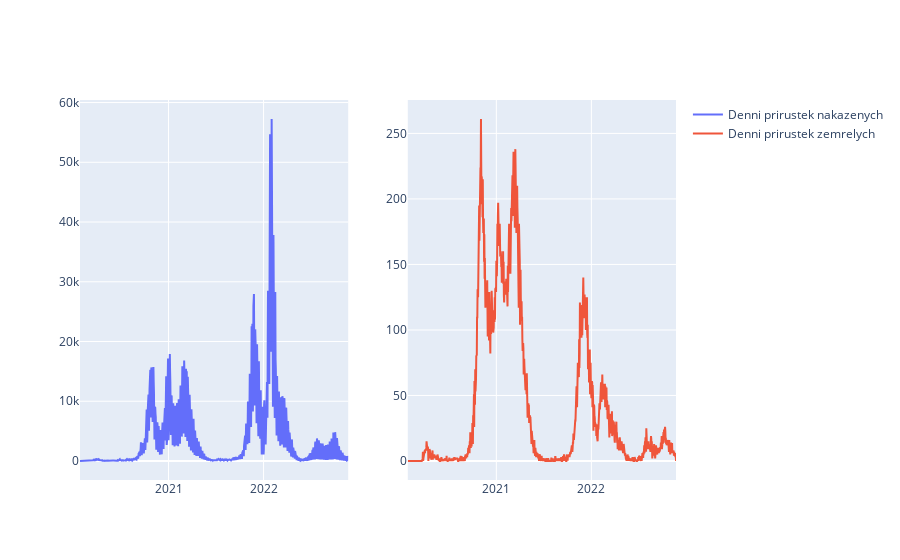

The code cell stored with this chart in its notebook:
### Code cell
fig = make_subplots(rows=1, cols=2)

dinf_trace = go.Scatter(x=df.index, y=df['d_inf'], name='Denni prirustek nakazenych')
ddead_trace = go.Scatter(x=df.index, y=df['d_dead'], name='Denni prirustek zemrelych')
fig.add_trace(dinf_trace, row=1, col=1)
fig.add_trace(ddead_trace, row=1, col=2)

fig.show()

### Figure 1 — Plotly figure (JSON) as saved in the notebook; plotly's stock layout.template omitted (floating-point values rounded to 4 significant figures; data arrays with more than 128 entries replaced by an {"elided": "..."} marker saying what was removed)
{"data": [{"name": "Denni prirustek nakazenych", "type": "scatter", "x": {"elided": "1031 str values"}, "xaxis": "x", "y": {"elided": "1031 int values"}, "yaxis": "y"}, {"name": "Denni prirustek zemrelych", "type": "scatter", "x": {"elided": "1031 str values"}, "xaxis": "x2", "y": {"elided": "1031 int values"}, "yaxis": "y2"}], "layout": {"autosize": true, "xaxis": {"anchor": "y", "autorange": true, "domain": [0, 0.45], "range": ["2020-01-27", "2022-11-22"], "type": "date"}, "xaxis2": {"anchor": "y2", "autorange": true, "domain": [0.55, 1], "range": ["2020-01-27", "2022-11-22"], "type": "date"}, "yaxis": {"anchor": "x", "autorange": true, "domain": [0, 1], "range": [-3180.0, 60430.0], "type": "linear"}, "yaxis2": {"anchor": "x2", "autorange": true, "domain": [0, 1], "range": [-14.5, 275.5], "type": "linear"}}}
